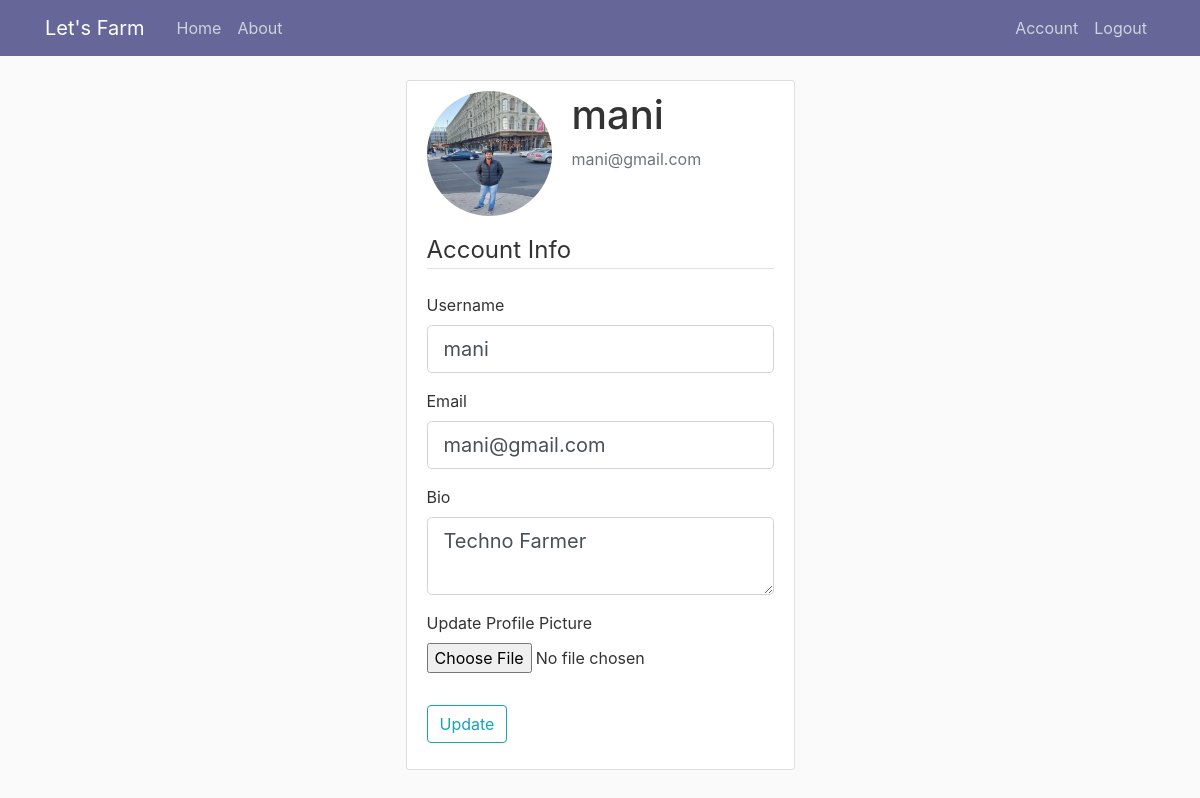
Page /account (signed in) on the committed database.
### community/models.py (models this page shows, shortened)
class User(db.Model, UserMixin):
	id = db.Column(db.Integer, primary_key = True)
	username = db.Column(db.String(20), unique = True, nullable = False)
	email = db.Column(db.String(120), unique = True, nullable = False)
	image_file = db.Column(db.String(20), nullable = False, default = 'default.jpg')
	password = db.Column(db.String(60), nullable = False, unique= False)
	bio = db.Column(db.String(200), nullable = True)
	posts = db.relationship('Post', backref = 'author', lazy = True)
	liked = db.relationship('PostLike', foreign_keys = 'PostLike.user_id', backref='user',lazy = 'dynamic')
	comments = db.relationship('Comment', backref= 'author', lazy = 'dynamic')

### community/routes.py (the view)
@app.route("/account", methods=['GET', 'POST'])
@login_required
def account():
	form = UpdateAccountForm()
	if form.validate_on_submit():
		if form.profile_pic.data:
			picture_file = save_picture(form.profile_pic.data)
			current_user.image_file = picture_file
		current_user.username = form.username.data
		current_user.email = form.email.data
		current_user.bio = form.bio.data
		db.session.commit()
		return redirect(url_for('account'))
	elif request.method == 'GET':
		form.username.data = current_user.username
		form.email.data = current_user.email
		form.bio.data = current_user.bio
	image_file = url_for('static', filename='Profile_pics/' + current_user.image_file)
	return render_template('account.html', title='Account',
						   image_file=image_file, form=form)

### community/forms.py (shortened to what this page needs)
class UpdateAccountForm(FlaskForm):
    username = StringField('Username',
                           validators=[DataRequired(), Length(min=2, max=20)])
    email = StringField('Email',
                        validators=[DataRequired(), Email()])
    bio = TextAreaField('Bio')
    profile_pic = FileField('Update Profile Picture', validators=[FileAllowed(['jpg', 'png','jpeg'])])
    submit = SubmitField('Update')

### community/models.py (called while the page is built)
@login.user_loader
def load_user(usr_id):
	return User.query.get(int(usr_id))

### community/templates/account.html (shortened to what this page needs)
{% extends "layout.html" %}
{% block content %}
<div class="row justify-content-center align-items-center">
     <div class="content-section">
      <div class="media">
        <img class="rounded-circle account-img" src="{{ image_file }}">
        <div class="media-body">
          <h2 class="account-heading">{{ current_user.username }}</h2>
          <p class="text-secondary">{{ current_user.email }}</p>
        </div>
      </div>
        <form method="POST" action="" enctype="multipart/form-data">
            <fieldset class="form-group">
                <legend class="border-bottom mb-4">Account Info</legend>
                <div class="form-group">
                    {{ form.username.label(class="form-control-label") }}
                    {% if form.username.errors %}
                        {{ form.username(class="form-control form-control-lg is-invalid") }}
                        <div class="invalid-feedback">
                            {% for error in form.username.errors %}
                                <span>{{ error }}</span>
                            {% endfor %}
                        </div>
                    {% else %}
                        {{ form.username(class="form-control form-control-lg") }}
                    {% endif %}
                </div>
                <div class="form-group">
                    {{ form.email.label(class="form-control-label") }}
                    {% if form.email.errors %}
                        {{ form.email(class="form-control form-control-lg is-invalid") }}
                        <div class="invalid-feedback">
                            {% for error in form.email.errors %}
                                <span>{{ error }}</span>
                            {% endfor %}
                        </div>
                    {% else %}
                        {{ form.email(class="form-control form-control-lg") }}
                    {% endif %}
                </div>
                <div class="form-group" rows = 3>
                    {{ form.bio.label(class="form-control-label") }}
                    {{ form.bio(class="form-control form-control-lg") }}
                </div>
                <div class="form-group">
                    {{ form.profile_pic.label() }}
                    {{ form.profile_pic(class="form-control-file") }}
                </div>
            </fieldset>
            <div class="form-group">
                {{ form.submit(class="btn btn-outline-info") }}
            </div>
        </form>
    </div>
</div>
{% endblock content %}

### community/static/main.css (style rules this page uses)
body { background: #fafafa; color: #333333; margin-top: 5rem; }
.content-section { background: #ffffff; padding: 10px 20px; border: 1px solid #dddddd; border-radius: 3px; margin-bottom: 20px; }
.account-img { height: 125px; width: 125px; margin-right: 20px; margin-bottom: 16px; }
.account-heading { font-size: 2.5rem; }

### rows in the picture
User: username "mani", email "mani@gmail.com", bio "Techno Farmer"
